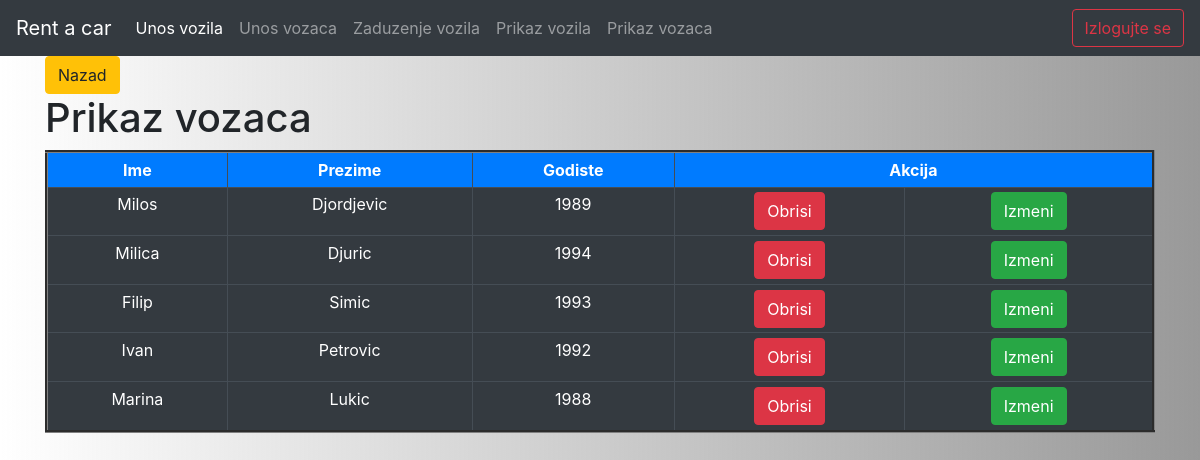
The app's page /prikazvozaca.php (signed in) with its own data.
### tables this page shows
CREATE TABLE `vozaci` (
  `idvozaca` int(11) NOT NULL,
  `ime` varchar(255) NOT NULL,
  `prezime` varchar(255) NOT NULL,
  `godiste` int(11) NOT NULL
);

### db.php (called while the page is built)
<?php
class DB{
    private static $factory;
    public static function createInstance($config = null)
    {
        $settings['dbname'] = 'rentacarapp';
        $settings['dbhost'] = '127.0.0.1';
        $settings['dbuser'] = 'root';
        $settings['dbpass'] = '';
        try{
            $dsn = 'mysql:dbname=' . $settings['dbname'] . ';host=' . $settings['dbhost'];
            $pdo = new PDO($dsn, $settings['dbuser'], $settings['dbpass'], array(PDO::MYSQL_ATTR_INIT_COMMAND => "SET NAMES utf8"));
            $pdo->setAttribute(PDO::ATTR_ERRMODE, PDO::ERRMODE_EXCEPTION);
            $pdo->setAttribute(PDO::ATTR_EMULATE_PREPARES, true);
            $pdo->setAttribute(PDO::ATTR_DEFAULT_FETCH_MODE, PDO::FETCH_ASSOC);
            self::$factory[$config] = $pdo;
            return self::$factory[$config];
        }
        catch (PDOException $e) {
            die ('Connection failed: ' . $e->getMessage());
        }
    }
}
?>

### DAO.php (called while the page is built, shortened)
<?php
require_once('../config/db.php');
class DAO{
    private $db;
  private $PRIKAZVOZACA="SELECT * FROM vozaci";
  public function __construct(){
        $this->db=DB::createInstance();
    }
public function prikazSvihVozaca(){
    $statement=$this->db->prepare($this->PRIKAZVOZACA);
    $statement->execute();
    $result=$statement->fetchAll();
    return $result;
}
}
?>

### prikazvozaca.php (the view, shortened to what this page needs)
<!DOCTYPE html>
<html lang="en">
<head>
    <link rel="stylesheet" href="https://stackpath.bootstrapcdn.com/bootstrap/4.3.1/css/bootstrap.min.css">
</head>
<body style=" background-image: linear-gradient(to right, rgba(255,0,0,0), rgba(153, 153, 153));">
<nav class="navbar navbar-expand-lg navbar-dark bg-dark">
  <a class="navbar-brand" href="#">Rent a car</a>
  <div class="collapse navbar-collapse" id="navbarSupportedContent">
    <ul class="navbar-nav mr-auto">
      <li class="nav-item active">
          <a  class="nav-link" href="rute.php?akcija=prikazunosavozila">Unos vozila</a>
    </li>
      <li class="nav-item">
         <a class="nav-link" href="rute.php?akcija=prikazunosavozaca">Unos vozaca</a>
       </li>
       <li class="nav-item">
       <a class="nav-link" href="rute.php?akcija=zaduzi">Zaduzenje vozila</a>
       </li>
      <li class="nav-item">
      <a class="nav-link" href="rute.php?akcija=prikazsvihvozila">Prikaz vozila</a>
      </li>
      <li class="nav-item">
      <a class="nav-link" href="rute.php?akcija=prikazsvihvozaca">Prikaz vozaca</a>
      </li>
    </ul>
    <form class="form-inline my-2 my-lg-0">
    <a href="rute.php?akcija=logout"  class="btn btn-outline-danger">Izlogujte se</a>
    </form>
  </div>
</nav>
<div class="container">
<?php
 require_once '../model/DAO.php';
 $dao=new DAO();
 $prikazvozaca=$dao->prikazSvihVozaca();
 if(isset($_SESSION['ulogovan'])){
?>
<a href="index.php" class="btn btn-warning">Nazad</a>
    <h1>Prikaz vozaca</h1>
  <table border="3" class="table table-sm table-dark text-center" >
  <tr class="bg-primary">
 <th>Ime</th>
 <th>Prezime</th>
 <th>Godiste</th>
 <th colspan="2">Akcija</th>
 </tr>
 <?php
  foreach($prikazvozaca as $voz){
 echo "<tr>";
 echo "<td>$voz[ime]</td>";
 echo "<td>$voz[prezime]</td>";
 echo "<td>$voz[godiste]</td>";
 echo "<td><a class='btn btn-danger'href='rute.php?akcija=obrisivozaca&idvoz=$voz[idvozaca]'>Obrisi</a></td>";
 echo "<td><a class='btn btn-success'href='rute.php?akcija=prikazizmenevozaca&idvozaca=$voz[idvozaca]'>Izmeni</a></td>";
 echo "</tr>";
  }
?>
</table>
<?php
}else{
header("Location:login.php");
}
?>
</div>
</body>
</html>

### records on screen
vozaci: ime "Milos", prezime "Djordjevic", godiste "1989"
vozaci: ime "Milica", prezime "Djuric", godiste "1994"
vozaci: ime "Filip", prezime "Simic", godiste "1993"
vozaci: ime "Ivan", prezime "Petrovic", godiste "1992"
vozaci: ime "Marina", prezime "Lukic", godiste "1988"
